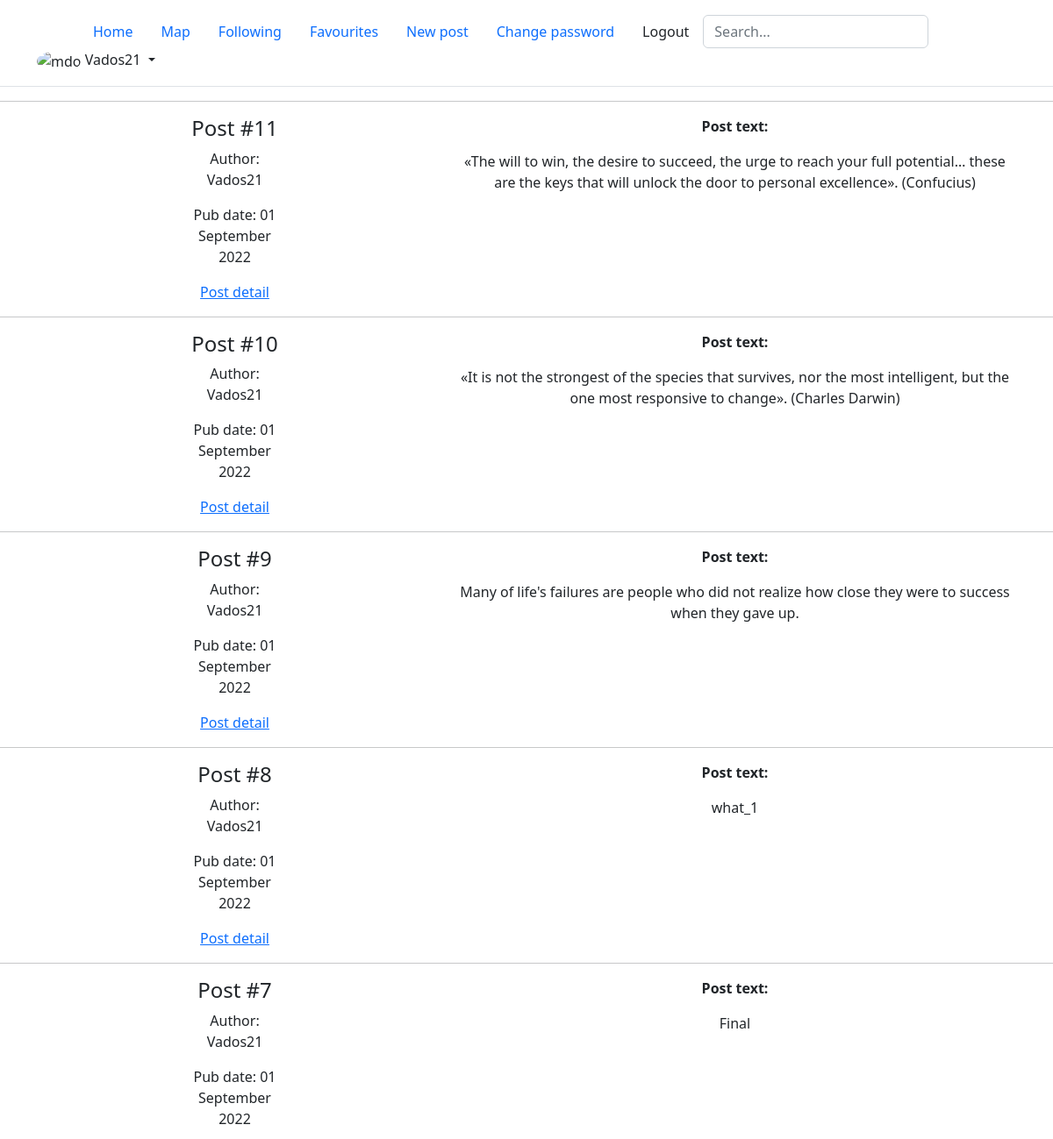
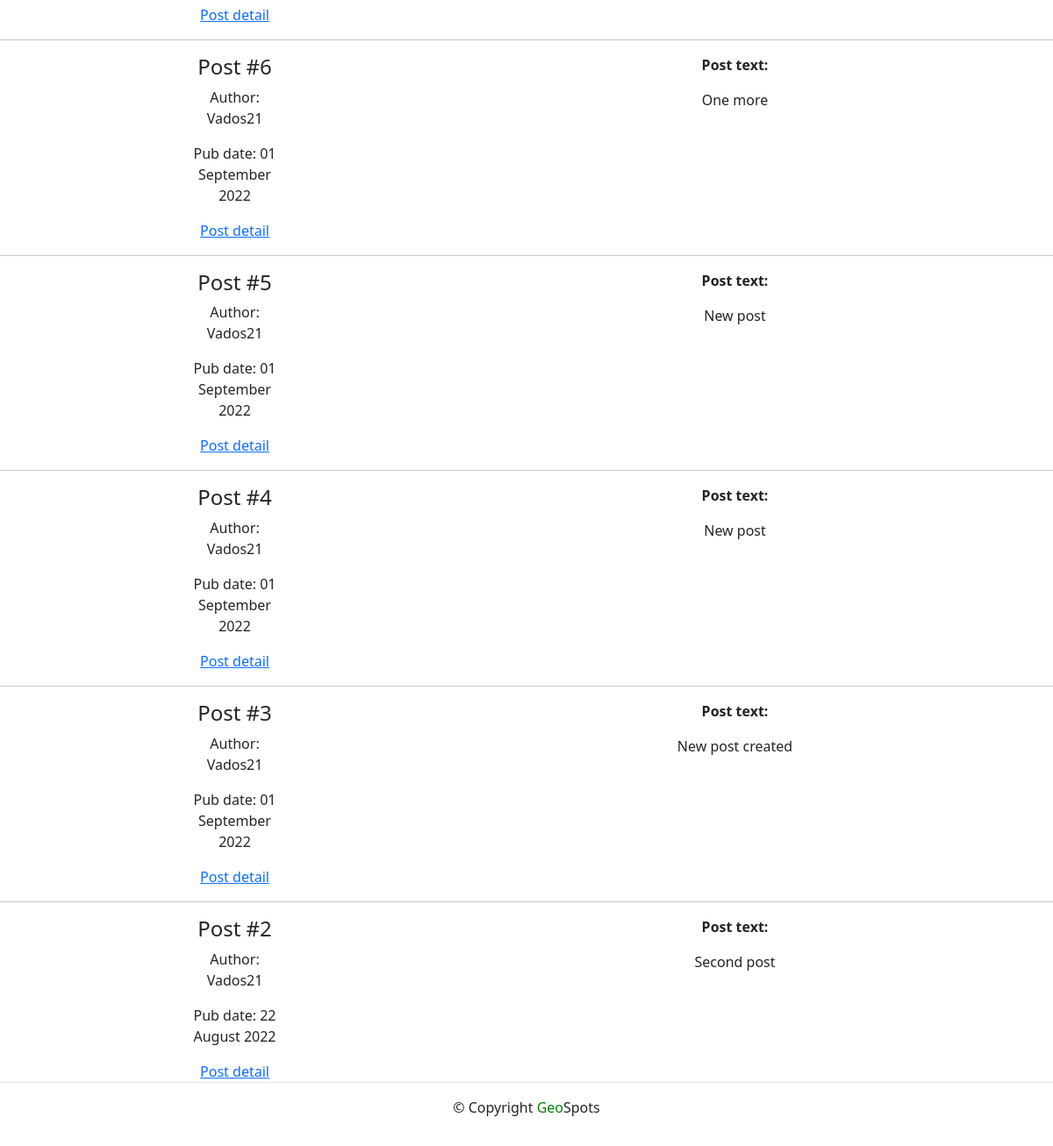
The app's page / (signed in) with its own data (2 pictures, top to bottom).
### posts/models.py (models this page shows, shortened)
class Post(models.Model):
    text = models.TextField()
    pub_date = models.DateTimeField(auto_now_add=True)
    author = models.ForeignKey(
        User,
        on_delete=models.CASCADE,
        related_name='posts'
    )
    group = models.ForeignKey(
        Group, blank=True, null=True,
        on_delete=models.SET_NULL,
        related_name='posts'
    )
    image = models.ImageField(
        'Картинка',
        upload_to='posts/',
        blank=True
    )
    class Meta:
        ordering = ['-pub_date']

### posts/views.py (the view)
# urls.py: path('', views.index, name='index'),
def index(request):
    post_list = Post.objects.all()
    paginator = Paginator(post_list, 10)
    page_number = request.GET.get('page')
    page_obj = paginator.get_page(page_number)
    context = {
        'page_obj': page_obj,
    }
    return render(request, 'posts/index.html', context)

### posts/templates/posts/index.html (shortened to what this page needs)
{% extends 'posts/base.html' %}
{% block content %}
  {% for post in page_obj %}
    <hr>
    <div class="container style=border: thin solid black">
      <div class="row">
        <div class="col-md-5">
          <strong><h4>Post #{{ post.pk }}</h4></strong>
          <aside class="col-12 col-md-3">
            <p>Author: {{ post.author }}</p>
            <p>Pub date: {{ post.pub_date|date:"d E Y" }}</p>
            <a href="{% url 'posts:post_detail' post.pk %}">Post detail</a>
          </div>
          <div class="col-md-7">
            <p><strong>Post text:</strong></p>
            <p>{{ post.text }}</p>
          </div>
        </div>
      </div>
  {% endfor %}
{% endblock %}

### posts/templates/posts/includes/header.html (shortened to what this page needs)
<header class="p-3 mb-3 border-bottom">
<link href="https://cdn.jsdelivr.net/npm/bootstrap@5.2.0/dist/css/bootstrap.min.css" rel="stylesheet">
    <div class="container">
      <div class="d-flex flex-wrap align-items-center justify-content-center justify-content-lg-start">
        <a href="/" class="d-flex align-items-center mb-2 mb-lg-0 text-dark text-decoration-none">
          <svg class="bi me-2" width="40" height="32" role="img" aria-label="Bootstrap"><use xlink:href="#bootstrap"/></svg>
        </a>
        <ul class="nav nav-pills">
          <li class="nav-item">
            <a class="nav-link" href="/">Home</a>
          </li>
          <li class="nav-item">
            <a class="nav-link" href="my_page">Map</a>
          </li>
          <li class="nav-item">
            <a class="nav-link" href="follow">Following</a>
          </li>
          <li class="nav-item">
            <a class="nav-link" href="favourites">Favourites</a>
          </li>
          {% if user.is_authenticated %}
            <li class="nav-item">
              <a class="nav-link" href="{% url 'posts:create_post' %}">New post</a>
            </li>
            <li class="nav-item">
              <a class="nav-link
                "
                href="{% url 'users:password_change' %}"
              >
                Change password
              </a>
            </li>
            <li class="nav-item">
              <a class="nav-link link-dark" href="{% url 'users:logout' %}">Logout</a>
            </li>
          {% endif %}
        </ul>
        <form class="col-12 col-lg-auto mb-3 mb-lg-0 me-lg-3" role="search">
          <input type="search" class="form-control" placeholder="Search..." aria-label="Search">
        </form>
        {% if user.is_authenticated %}
          <div class="dropdown text-end">
            <a href="#" class="d-block link-dark text-decoration-none dropdown-toggle" data-bs-toggle="dropdown" aria-expanded="false">
              <img src="https://static.tildacdn.com/tild6333-3538-4664-a134-643134316461/IMG_3183_2_1.png" alt="mdo" width="32" height="32" class="rounded-circle">
                {{ user.username }}
            </a>
          </div>
        {% endif %}
      </div>
    </div>
  </header>

### records on screen
Post: pk "11", author "Vados21", pub_date "01 September 2022", text "«The will to win, the desire to succeed, the urge to reach your full potential… these are the keys that will unlock the door to personal excellence». (Confucius)"
Post: pk "10", author "Vados21", pub_date "01 September 2022", text "«It is not the strongest of the species that survives, nor the most intelligent, but the one most responsive to change». (Charles Darwin)"
Post: pk "9", author "Vados21", pub_date "01 September 2022", text "Many of life's failures are people who did not realize how close they were to success when they gave up."
Post: pk "8", author "Vados21", pub_date "01 September 2022", text "what_1"
Post: pk "7", author "Vados21", pub_date "01 September 2022", text "Final"
Post: pk "6", author "Vados21", pub_date "01 September 2022", text "One more"
Post: pk "5", author "Vados21", pub_date "01 September 2022", text "New post"
Post: pk "4", author "Vados21", pub_date "01 September 2022", text "New post"
Post: pk "3", author "Vados21", pub_date "01 September 2022", text "New post created"
Post: pk "2", author "Vados21", pub_date "22 August 2022", text "Second post"

### other values on screen
{{ user.username }} "Vados21"
